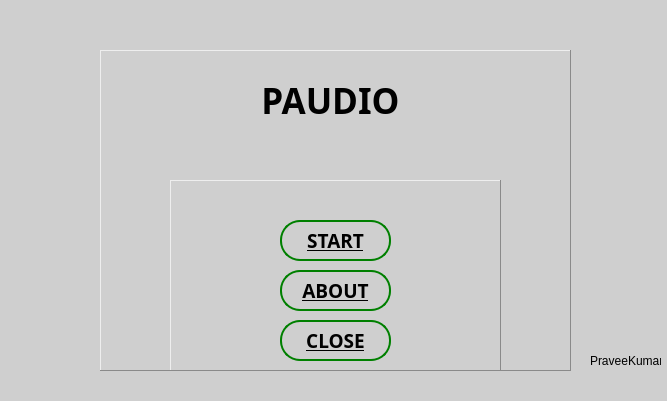
<?xml version="1.0" encoding="UTF-8"?>
<ui version="4.0">
 <class>FrontPageWindow</class>
 <widget class="QMainWindow" name="FrontPageWindow">
  <property name="geometry">
   <rect>
    <x>0</x>
    <y>0</y>
    <width>667</width>
    <height>401</height>
   </rect>
  </property>
  <property name="minimumSize">
   <size>
    <width>667</width>
    <height>401</height>
   </size>
  </property>
  <property name="maximumSize">
   <size>
    <width>667</width>
    <height>401</height>
   </size>
  </property>
  <property name="windowTitle">
   <string>MainWindow</string>
  </property>
  <property name="styleSheet">
   <string notr="true">background-color: rgb(207, 207, 207);</string>
  </property>
  <widget class="QWidget" name="centralwidget">
   <widget class="QFrame" name="frame_2">
    <property name="geometry">
     <rect>
      <x>100</x>
      <y>50</y>
      <width>471</width>
      <height>321</height>
     </rect>
    </property>
    <property name="cursor">
     <cursorShape>CrossCursor</cursorShape>
    </property>
    <property name="mouseTracking">
     <bool>false</bool>
    </property>
    <property name="styleSheet">
     <string notr="true">background-color: rgb(207, 207, 207);
border-top-color:2px green;</string>
    </property>
    <property name="frameShape">
     <enum>QFrame::Panel</enum>
    </property>
    <property name="frameShadow">
     <enum>QFrame::Raised</enum>
    </property>
    <widget class="QFrame" name="frame">
     <property name="geometry">
      <rect>
       <x>70</x>
       <y>130</y>
       <width>331</width>
       <height>191</height>
      </rect>
     </property>
     <property name="cursor">
      <cursorShape>CrossCursor</cursorShape>
     </property>
     <property name="mouseTracking">
      <bool>false</bool>
     </property>
     <property name="styleSheet">
      <string notr="true">
border-color:20px green;
background-color:rgb(207, 207, 207);
</string>
     </property>
     <property name="frameShape">
      <enum>QFrame::Panel</enum>
     </property>
     <property name="frameShadow">
      <enum>QFrame::Raised</enum>
     </property>
     <widget class="QPushButton" name="start_btn">
      <property name="geometry">
       <rect>
        <x>110</x>
        <y>40</y>
        <width>111</width>
        <height>41</height>
       </rect>
      </property>
      <property name="font">
       <font>
        <family>Segoe Print</family>
        <pointsize>14</pointsize>
        <weight>75</weight>
        <bold>true</bold>
        <underline>true</underline>
       </font>
      </property>
      <property name="statusTip">
       <string>start</string>
      </property>
      <property name="whatsThis">
       <string>Lets Go</string>
      </property>
      <property name="styleSheet">
       <string notr="true">border:2px solid green;
border-radius:20px;
</string>
      </property>
      <property name="text">
       <string>START</string>
      </property>
     </widget>
     <widget class="QPushButton" name="about_btn">
      <property name="geometry">
       <rect>
        <x>110</x>
        <y>90</y>
        <width>111</width>
        <height>41</height>
       </rect>
      </property>
      <property name="font">
       <font>
        <family>Segoe Print</family>
        <pointsize>14</pointsize>
        <weight>75</weight>
        <bold>true</bold>
        <underline>true</underline>
       </font>
      </property>
      <property name="statusTip">
       <string>About</string>
      </property>
      <property name="styleSheet">
       <string notr="true">border:2px solid green;
border-radius:20px;</string>
      </property>
      <property name="text">
       <string>ABOUT</string>
      </property>
     </widget>
     <widget class="QPushButton" name="close_btn">
      <property name="geometry">
       <rect>
        <x>110</x>
        <y>140</y>
        <width>111</width>
        <height>41</height>
       </rect>
      </property>
      <property name="font">
       <font>
        <family>Segoe Print</family>
        <pointsize>14</pointsize>
        <weight>75</weight>
        <bold>true</bold>
        <underline>true</underline>
       </font>
      </property>
      <property name="statusTip">
       <string>Close</string>
      </property>
      <property name="styleSheet">
       <string notr="true">border:2px solid green;
border-radius:20px;
</string>
      </property>
      <property name="text">
       <string>CLOSE</string>
      </property>
     </widget>
    </widget>
    <widget class="QLabel" name="title">
     <property name="geometry">
      <rect>
       <x>10</x>
       <y>30</y>
       <width>441</width>
       <height>41</height>
      </rect>
     </property>
     <property name="font">
      <font>
       <family>Segoe Script</family>
       <pointsize>26</pointsize>
       <weight>75</weight>
       <bold>true</bold>
      </font>
     </property>
     <property name="styleSheet">
      <string notr="true">border:2px rgb(207, 207, 207);</string>
     </property>
     <property name="text">
      <string>PAUDIO</string>
     </property>
     <property name="textFormat">
      <enum>Qt::PlainText</enum>
     </property>
     <property name="alignment">
      <set>Qt::AlignCenter</set>
     </property>
    </widget>
   </widget>
   <widget class="QLabel" name="creator">
    <property name="geometry">
     <rect>
      <x>590</x>
      <y>350</y>
      <width>71</width>
      <height>21</height>
     </rect>
    </property>
    <property name="statusTip">
     <string>Creator</string>
    </property>
    <property name="styleSheet">
     <string notr="true">border: 2px rgb(207, 207, 207);</string>
    </property>
    <property name="text">
     <string>PraveeKumar</string>
    </property>
   </widget>
  </widget>
  <widget class="QStatusBar" name="statusbar_of_frontpage"/>
  <action name="actionOpenFile">
   <property name="text">
    <string>OpenFile</string>
   </property>
  </action>
  <action name="actionClose">
   <property name="text">
    <string>Close</string>
   </property>
  </action>
 </widget>
 <resources/>
 <connections/>
</ui>
